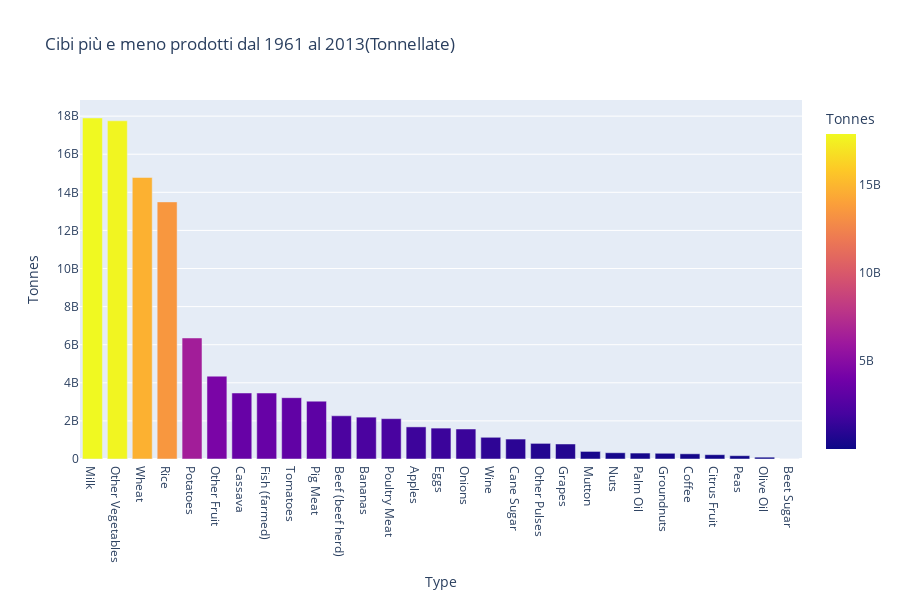

The cell this chart's notebook holds for it:
### Markdown cell above
# Cibi piu' e meno prodotti dal 1961 al 2013
#### Vedremo quali sono stati i cibi più prodotti e quali meno.

### Code cell
columns_interested = ["Item", "Element", "Area", "Prod. 1961 - 2013", "Type"]
Food_feed_df = prodotti_tracciati_df[columns_interested]
Food_feed_df = Food_feed_df[Food_feed_df["Element"] == "Food"]
Food_feed_df = Food_feed_df.sort_values(by=["Prod. 1961 - 2013"], ascending=False).reset_index().drop(columns=["index"]).drop_duplicates().reset_index().drop(columns=["index"])
Food_feed_df["Tonnes"] = Food_feed_df["Prod. 1961 - 2013"]
temp_df = Food_feed_df.groupby("Type").sum(numeric_only=True).sort_values(by="Tonnes", ascending=False)

# prodotti_tracciati_df["Tonnes"] = prodotti_tracciati_df["Prod. 1961 - 2013"] * 1000
# Food_items["Tonnes"] = prodotti_tracciati_df["Tonnes"]

fig = px.bar(
     temp_df,
     x=temp_df.index,
     y="Tonnes",
     color="Tonnes",
     title='Cibi più e meno prodotti dal 1961 al 2013(Tonnellate)',
     height=600
)

fig.show()

### Figure 1 — Plotly figure (JSON) as saved in the notebook; plotly's stock layout.template omitted (floating-point values rounded to 4 significant figures)
{"data": [{"alignmentgroup": "True", "hovertemplate": "Type=%{x}<br>Tonnes=%{marker.color}<extra></extra>", "legendgroup": "", "marker": {"color": [17904347000, 17755357000, 14780040000, 13498424000, 6353554000, 4348591000, 3465370000, 3463336000, 3219400000, 3037100000, 2268633000, 2198028000, 2118056000, 1685738000, 1622053000, 1574190000, 1139982000, 1047375000, 819820000, 788599000, 397627000, 329054000, 311984000, 300036000, 272799000, 226660000, 174386000, 96287000, 1894000], "coloraxis": "coloraxis", "pattern": {"shape": ""}}, "name": "", "offsetgroup": "", "orientation": "v", "showlegend": false, "textposition": "auto", "type": "bar", "x": ["Milk", "Other Vegetables", "Wheat", "Rice", "Potatoes", "Other Fruit", "Cassava", "Fish (farmed)", "Tomatoes", "Pig Meat", "Beef (beef herd)", "Bananas", "Poultry Meat", "Apples", "Eggs", "Onions", "Wine", "Cane Sugar", "Other Pulses", "Grapes", "Mutton", "Nuts", "Palm Oil", "Groundnuts", "Coffee", "Citrus Fruit", "Peas", "Olive Oil", "Beet Sugar"], "xaxis": "x", "y": [17904347000, 17755357000, 14780040000, 13498424000, 6353554000, 4348591000, 3465370000, 3463336000, 3219400000, 3037100000, 2268633000, 2198028000, 2118056000, 1685738000, 1622053000, 1574190000, 1139982000, 1047375000, 819820000, 788599000, 397627000, 329054000, 311984000, 300036000, 272799000, 226660000, 174386000, 96287000, 1894000], "yaxis": "y"}], "layout": {"barmode": "relative", "coloraxis": {"colorbar": {"title": {"text": "Tonnes"}}, "colorscale": [[0, "#0d0887"], [0.1111, "#46039f"], [0.2222, "#7201a8"], [0.3333, "#9c179e"], [0.4444, "#bd3786"], [0.5556, "#d8576b"], [0.6667, "#ed7953"], [0.7778, "#fb9f3a"], [0.8889, "#fdca26"], [1, "#f0f921"]]}, "height": 600, "legend": {"tracegroupgap": 0}, "title": {"text": "Cibi più e meno prodotti dal 1961 al 2013(Tonnellate)"}, "xaxis": {"anchor": "y", "domain": [0, 1], "title": {"text": "Type"}}, "yaxis": {"anchor": "x", "domain": [0, 1], "title": {"text": "Tonnes"}}}}
